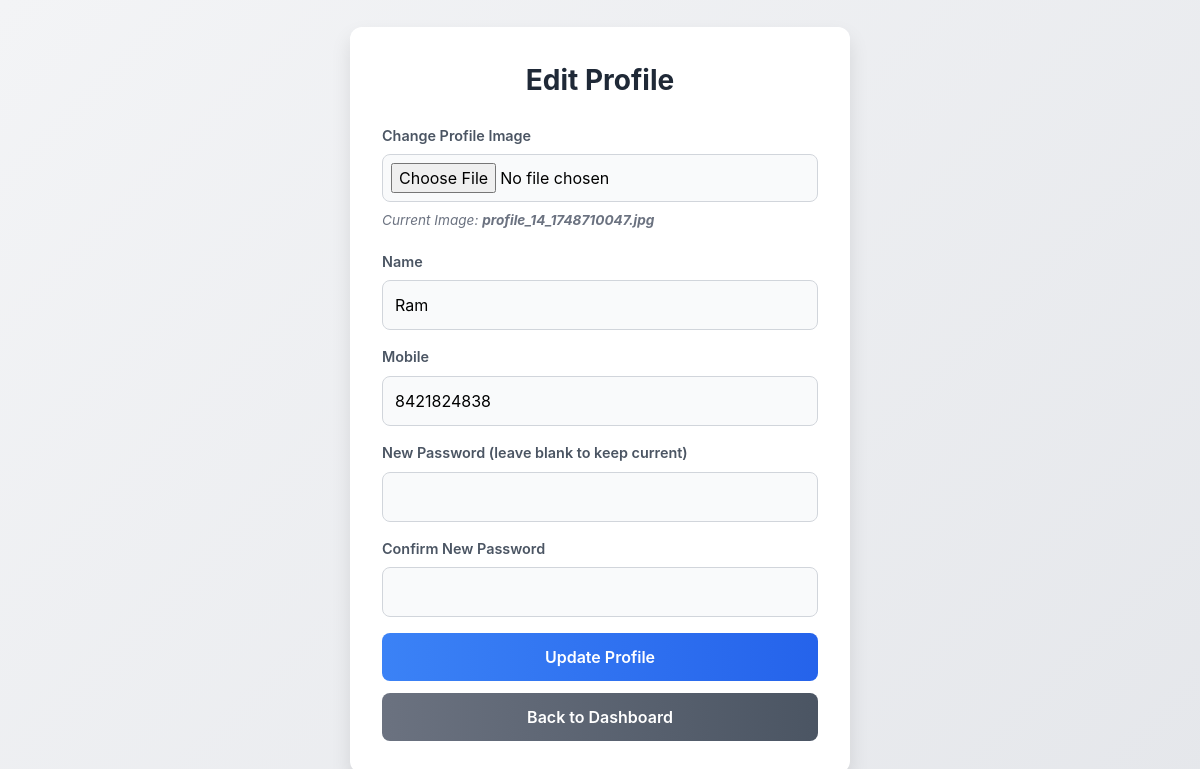
The page /update_profile.php (signed in) on the database its author committed.
### tables this page shows
CREATE TABLE `users` (
  `id` int(11) NOT NULL,
  `email` varchar(255) NOT NULL,
  `is_verified` tinyint(1) DEFAULT 0,
  `created_at` datetime DEFAULT current_timestamp(),
  `name` varchar(100) DEFAULT NULL,
  `mobile` varchar(20) DEFAULT NULL,
  `password_hash` varchar(255) DEFAULT NULL,
  `profile_image` varchar(255) DEFAULT NULL
);

### update_profile.php (the view, shortened to what this page needs)
<?php
require 'db.php';
$user_id = $_SESSION['user_id'];
$stmt = $conn->prepare("SELECT name, mobile, profile_image FROM users WHERE id=?");
$stmt->bind_param("i", $user_id);
$stmt->execute();
$result = $stmt->get_result();
$user = $result->fetch_assoc();
?>
<!DOCTYPE html>
<html lang="en">
<head>
<link href="https://cdn.jsdelivr.net/npm/tailwindcss@2.2.19/dist/tailwind.min.css" rel="stylesheet">
<link href="https://cdnjs.cloudflare.com/ajax/libs/animate.css/4.1.1/animate.min.css" rel="stylesheet">
</head>
<body>
<div class="form-container animate__animated animate__fadeIn">
  <h2 class="animate__animated animate__fadeInDown">Edit Profile</h2>
  <form action="update_profile.php" method="POST" enctype="multipart/form-data" class="space-y-4">
    <div class="form-group animate__animated animate__fadeInUp">
      <label for="profile_image">Change Profile Image</label>
      <input type="file" name="profile_image" id="profile_image" accept="image/*" class="transition-all duration-300" />
      <?php if (!empty($user['profile_image'])): ?>
        <div class="current-image">
          Current Image: <strong><?= htmlspecialchars($user['profile_image']); ?></strong>
        </div>
      <?php endif; ?>
    </div>
    <div class="form-group animate__animated animate__fadeInUp animate__delay-1s">
      <label for="name">Name</label>
      <input type="text" name="name" id="name" required value="<?= htmlspecialchars($user['name']); ?>" class="transition-all duration-300" />
    </div>
    <div class="form-group animate__animated animate__fadeInUp animate__delay-2s">
      <label for="mobile">Mobile</label>
      <input type="tel" name="mobile" id="mobile" required value="<?= htmlspecialchars($user['mobile']); ?>" class="transition-all duration-300" />
    </div>
    <div class="form-group animate__animated animate__fadeInUp animate__delay-3s">
      <label for="password">New Password (leave blank to keep current)</label>
      <input type="password" name="password" id="password" class="transition-all duration-300" />
    </div>
    <div class="form-group animate__animated animate__fadeInUp animate__delay-4s">
      <label for="confirm_password">Confirm New Password</label>
      <input type="password" name="confirm_password" id="confirm_password" class="transition-all duration-300" />
    </div>
    <div class="btn-container animate__animated animate__fadeInUp animate__delay-5s">
      <button type="submit" class="btn">Update Profile</button>
      <a href="dashboard.php" class="btn btn-secondary">Back to Dashboard</a>
    </div>
  </form>
</div>
</body>
</html>

### update_profile.php (style rules this page uses)
body { font-family: 'Inter', sans-serif; background: linear-gradient(135deg, #f3f4f6, #e5e7eb); min-height: 100vh; display: flex; justify-content: center; align-items: center; padding: 20px; }
.form-container { max-width: 500px; width: 100%; background: white; border-radius: 12px; box-shadow: 0 10px 20px rgba(0,0,0,0.1); padding: 32px; margin: 0 auto; }
h2 { text-align: center; font-size: 1.75rem; font-weight: 700; color: #1f2937; margin-bottom: 24px; }
.form-group { margin-bottom: 20px; }
label { display: block; font-weight: 600; color: #4b5563; margin-bottom: 8px; font-size: 0.9rem; }
input[type="text"], input[type="tel"], input[type="password"], input[type="file"] { width: 100%; padding: 12px; border: 1px solid #d1d5db; border-radius: 8px; font-size: 1rem; transition: all 0.3s ease; background: #f9fafb; }
input[type="file"] { padding: 8px; }
.current-image { font-size: 0.85rem; color: #6b7280; margin-top: 8px; font-style: italic; }
.btn-container { display: flex; flex-direction: column; gap: 12px; margin-top: 24px; }
.btn { padding: 12px; background: linear-gradient(to right, #3b82f6, #2563eb); color: white; text-align: center; text-decoration: none; border-radius: 8px; font-weight: 600; font-size: 1rem; transition: all 0.3s ease; }
.btn-secondary { background: linear-gradient(to right, #6b7280, #4b5563); }

### rows shown on the page
users: profile_image "profile_14_1748710047.jpg", name "Ram", mobile "8421824838"
